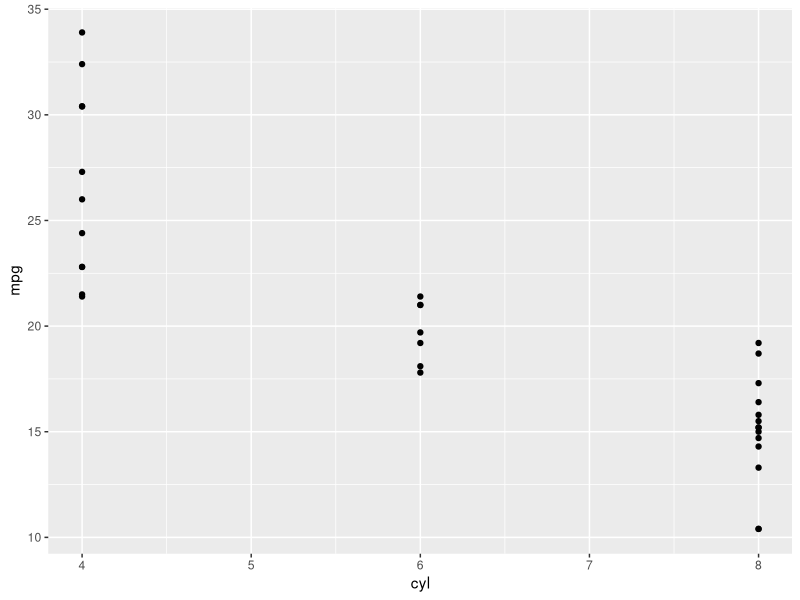
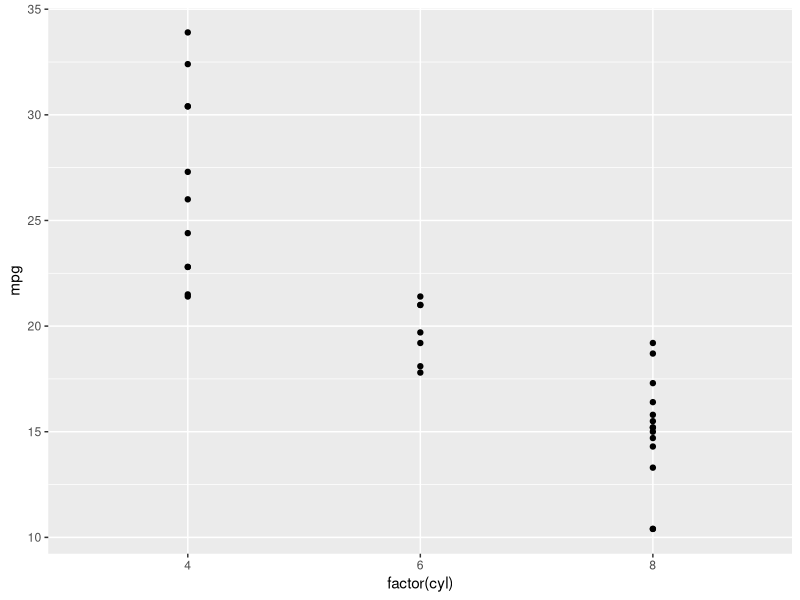
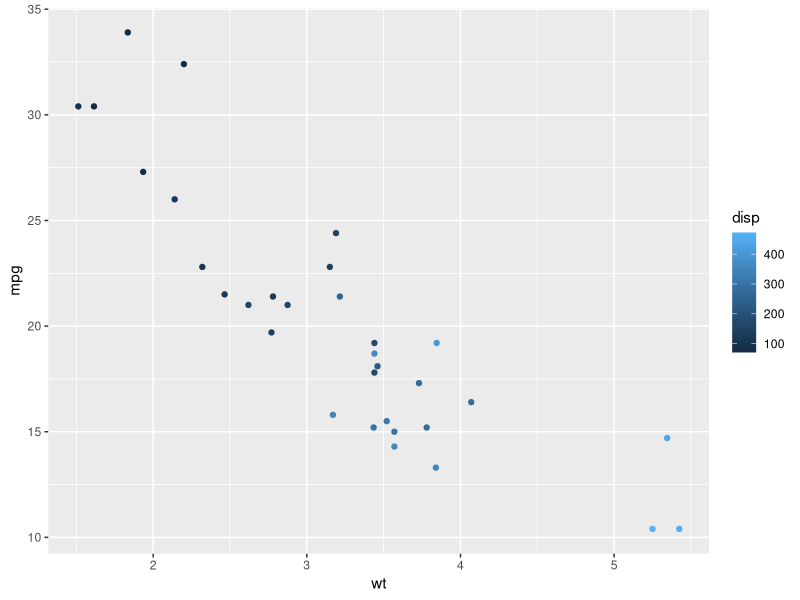
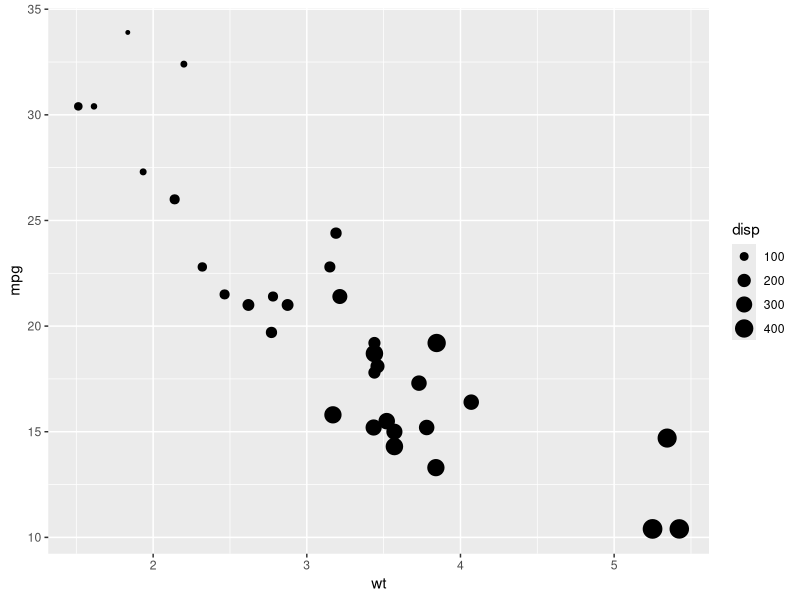
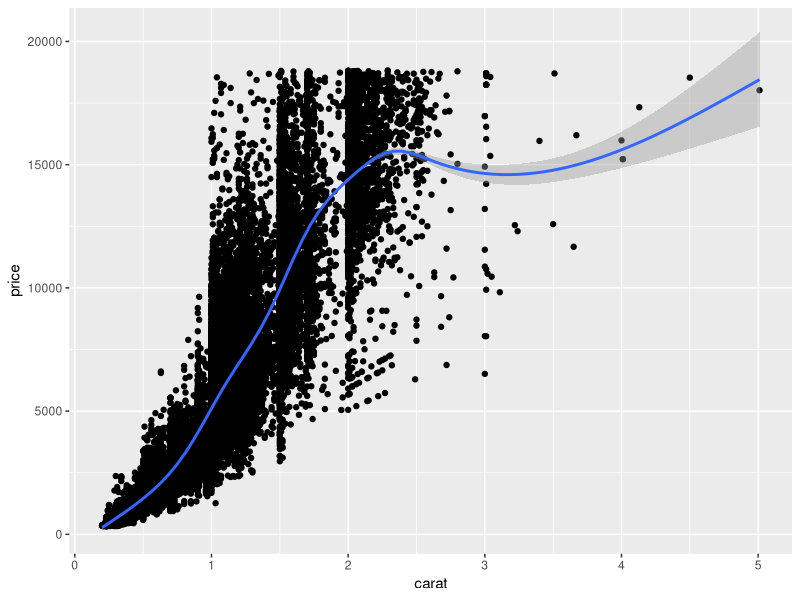
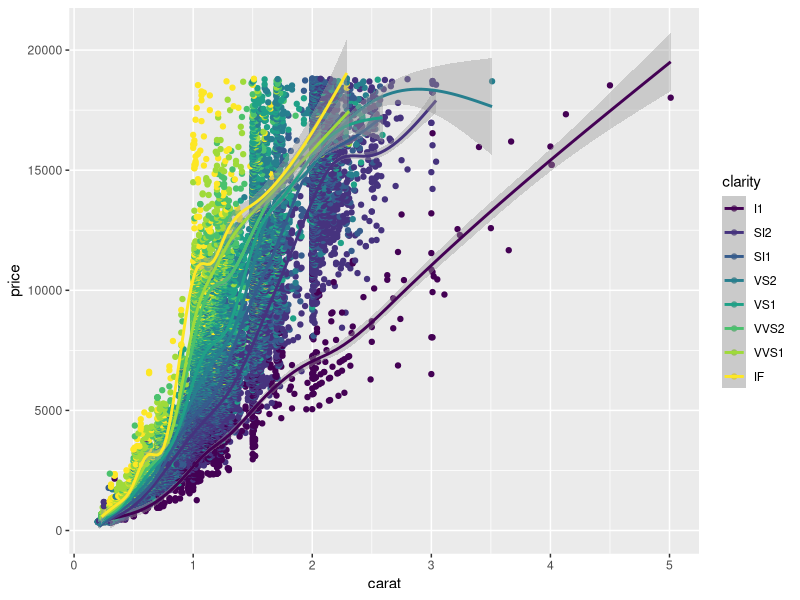

These charts were generated, in order, by the following R code: (Note: this script raises an error after producing the figures.)
library(ggplot2)

#datasets to practice with
#mtcars
#diamonds

# how to make simple plots with ggplot2

# grammer of graphics

# data              # dataset being plotted
# aesthetics        # Scale to which to map the data
# geometries        # Visual elements of the data
# facets
# statistics
# co-ordinates
# themes

# geom layer functionalities
# geom_point()
# geom_smooth()     # just adds a smooth line on top of the points
  # alpha = 0.4     # makes it 40% transparent


# aesthetic layer functionalities
# factor
# color   # note if you use color and lines, the lines split up based on the color
# size
# shape # havent tested yet

# data frame, axis and what type of chart you want
ggplot(mtcars, aes(x=cyl, y=mpg)) + geom_point()

# treat one set of variables as factors ( only that factor level is shown, not treated as number)

ggplot(mtcars, aes(x=factor(cyl), y=mpg)) + geom_point()

# generate color and size of the points based on another variable

ggplot(mtcars, aes(x=wt,y=mpg,color=disp)) + geom_point()

ggplot(mtcars,aes(x=wt,y=mpg, size=disp)) + geom_point()

# shape of the points only makes sense with categorical data

#using geom_smooth

ggplot(diamonds, aes(x=carat, y=price)) + 
  geom_point() + 
  geom_smooth()
  # one thing to note is as soon as you add by color and line, the lines get split by the color

ggplot(diamonds, aes(x = carat, y = price, color = clarity)) +
  geom_point() +
  geom_smooth()
  
  # alpha option inside the geom_point makes it 40% transparent
ggplot(diamonds, aes(x = carat, y = price, color = clarity)) +
  geom_point(alpha=0.4) +

# assigning and plotting in multiple steps

dia_plot <- ggplot(diamonds, aes(x = carat, y = price))

dia_plot <- dia_plot + geom_point(alpha=0.2)

  # if you dont want error shading, enabled by deafult it can be achieved by setting the se = FALSE
dia_plot <- dia_plot + geom_smooth(se=FALSE)
       

# plotting the iris.tidy dataset, the ggplot way of doing things is to have 
# facet measure, the factor to plot in each chart and the color measure and the y axis value all in one compact dataframe
# it is interesting to see the data being modified to fit the code for charting

ggplot(iris.tidy, aes(x = Species, y = Value, col = Part)) +
  geom_jitter() +
  facet_grid(. ~ Measure)


